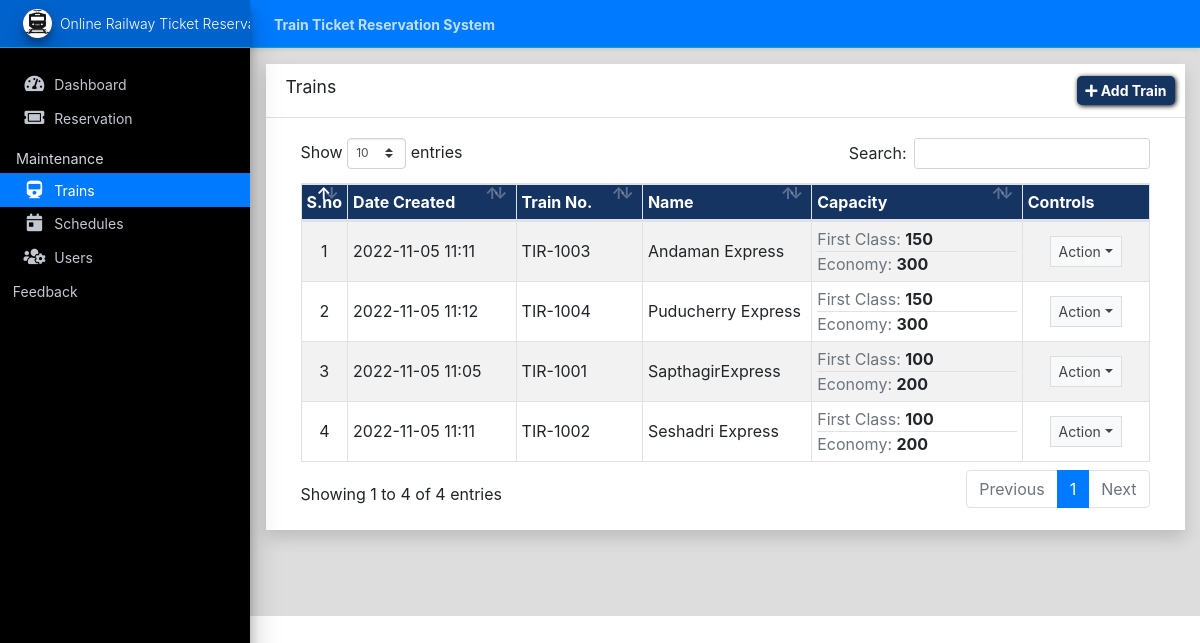
Screenshot of /admin/?page=trains (signed in) with the database file from the repository.
### tables this page shows
CREATE TABLE `train_list` (
  `id` int(30) NOT NULL,
  `code` varchar(100) NOT NULL,
  `name` text NOT NULL,
  `first_class_capacity` float NOT NULL DEFAULT 0,
  `economy_capacity` float NOT NULL DEFAULT 0,
  `delete_flag` tinyint(1) NOT NULL DEFAULT 0,
  `date_created` datetime NOT NULL DEFAULT current_timestamp(),
  `date_updated` datetime DEFAULT NULL ON UPDATE current_timestamp()
);

### admin/trains/index.php (the view, shortened to what this page needs)
<div class="card card-outline card-primary rounded-0 shadow" style="border: none;">
	<div class="card-header">
		<h3 class="card-title">Trains</h3>
		<div class="card-tools">
			<a href="javascript:void(0)" style="background-color: #153462; border: none; border-radius: 5px; box-shadow: 1px 1px 5px black; font-weight: bold;" id="create_new" class="btn btn-flat btn-sm btn-primary"><span class="fas fa-plus"></span>  Add Train</a>
		</div>
	</div>
	<div class="card-body">
		<div class="container-fluid">
        <div class="container-fluid">
			<table class="table table-bordered table-hover table-striped">
				<colgroup>
					<col width="5%">
					<col width="20%">
					<col width="15%">
					<col width="20%">
					<col width="25%">
					<col width="15%">
				</colgroup>
				<thead>
					<tr class="bg-gradient-primary text-light">
						<th style="background-color: #153462; color: white;">S.no</th>
						<th style="background-color: #153462; color: white;">Date Created</th>
						<th style="background-color: #153462; color: white;">Train No.</th>
						<th style="background-color: #153462; color: white;">Name</th>
						<th style="background-color: #153462; color: white;">Capacity</th>
						<th style="background-color: #153462; color: white;">Controls</th>
					</tr>
				</thead>
				<tbody>
					<?php
						$i = 1;
						$qry = $conn->query("SELECT * from `train_list` where delete_flag = 0 order by `name` asc ");
						while($row = $qry->fetch_assoc()):
					?>
						<tr>
							<td class="text-center"><?php echo $i++; ?></td>
							<td class=""><?php echo date("Y-m-d H:i",strtotime($row['date_created'])) ?></td>
							<td class=""><?php echo $row['code'] ?></td>
							<td class=""><p class="m-0 truncate-1"><?php echo $row['name'] ?></p></td>
							<td class="px-0">
								<div class="border-bottom"><span class="text-muted">First Class:</span> <b><?= number_format($row['first_class_capacity']) ?></b></div>
								<span class="text-muted">Economy:</span> <b><?= number_format($row['economy_capacity']) ?></b>
							</td>
							<td align="center">
								 <button type="button" class="btn btn-flat btn-default btn-sm dropdown-toggle dropdown-icon" data-toggle="dropdown">
				                  		Action
				                  </button>
							</td>
						</tr>
					<?php endwhile; ?>
				</tbody>
			</table>
		</div>
		</div>
	</div>
</div>

### rows the page displays
train_list: date_created "2022-11-05 11:11", code "TIR-1003", name "Andaman Express", first_class_capacity "150", economy_capacity "300"
train_list: date_created "2022-11-05 11:12", code "TIR-1004", name "Puducherry Express", first_class_capacity "150", economy_capacity "300"
train_list: date_created "2022-11-05 11:05", code "TIR-1001", name "SapthagirExpress", first_class_capacity "100", economy_capacity "200"
train_list: date_created "2022-11-05 11:11", code "TIR-1002", name "Seshadri Express", first_class_capacity "100", economy_capacity "200"

### other values shown
$_settings->info('name') "Train Ticket Reservation System"
$_settings->info('short_name') "Online Railway Ticket…"
